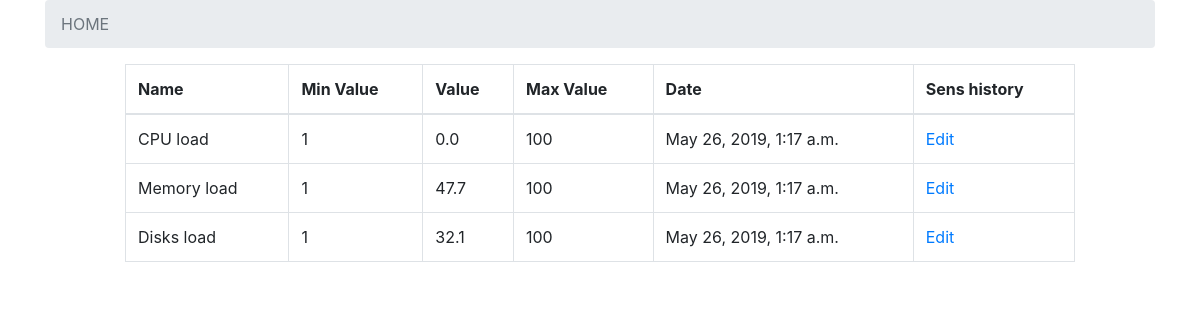
The page / on the database its author committed.
### api/models.py (models this page shows, shortened)
class Sensor(models.Model):
    name = models.CharField(max_length=100)
    min_value = models.IntegerField()
    max_value = models.IntegerField()
    slug = models.SlugField(unique=True, null=True)

class SensorHistory(models.Model):
    date = models.DateTimeField(auto_now_add=True, blank=True)
    value = models.CharField(max_length=400)
    sensor = models.ForeignKey(Sensor, on_delete=models.CASCADE, related_name='sensor_history')

### index/views.py (the view)
# urls.py: path('', views.index, name="index"),
def index(request):
    sensors = models.Sensor.objects.all()
    global breadcrumb
    if len(breadcrumb) > 1:
        breadcrumb = {'HOME': 'index'}
    bc = breadcrumb_dict({'HOME': 'index'})
    context = {'sensors': sensors, 'breadcrumb': breadcrumb, 'bc': bc}
    return render(request, template_name='index.html', context=context)

### index/views.py (called while the page is built)
def breadcrumb_dict(*args):
    result = {}
    for each in args:
        for i in each:
            result[i] = each[i]
    return result

### index/templates/index.html
{% extends "base.html" %}
{% load static %}
{% block head %}
<link rel="stylesheet" href="{% static '/css/index.css' %}" />
{% endblock head %}
{% block content %}
<div class="row justify-content-center">
    <table class="table table-bordered  col-xl-10 col-md-10 col-sm-12 col-12">
        <thead>
            <tr>
                <th>Name</th>
                <th>Min Value</th>
                <th>Value</th>
                <th>Max Value</th>
                <th>Date</th>
                <th>Sens history</th>
            </tr>
        </thead>
        <tbody>
            {% for each in sensors %}
            <tr>
                <td>{{ each.name }}</td>
                <td>{{ each.min_value }}</td>
                <td>{{ each.sensor_history.last.value }}</td>
                <td>{{ each.max_value }}</td>
                <td>{{ each.sensor_history.last.date }}</td>
                <td><a href="{% url 'sens_item' each.slug %}">Edit</a> </td>
            </tr>
            {% endfor %}
        </tbody>
    </table>
</div>
{% endblock content %}

### index/templates/base.html (shortened to what this page needs)
{% load static %}
{% load django_bootstrap_breadcrumbs %}
<!DOCTYPE html>
<html lang="en">
<head>
    <link rel="stylesheet" href="https://stackpath.bootstrapcdn.com/bootstrap/4.3.1/css/bootstrap.min.css"
>
    <link rel="stylesheet" href="{% static "css/main.css" %}" />
    {% block head %}
    {% endblock head %}
</head>
<body class="container-fluid">
    <div class="container justify-content-center">
        <nav>
            <ol class="breadcrumb">
                {% for each, value in breadcrumb.items %}
                <li class="breadcrumb-item {% if forloop.last %} active {% endif %}">
                    {% if forloop.last %}
                    {{ each }}
                    {% elif forloop.first %}
                    <a href="{% url 'index' %}">HOME</a>
                    {% else %}
                    <a href="{% url value slug %}">{{ each }}</a>
                    {% endif %}
                </li>
                {% endfor %}
            </ol>
        </nav>
        {% block content %}
        {% endblock content %}
    </div>
</body>
</html>

### rows shown on the page
Sensor: name "CPU load", min_value "1", sensor_history.last.value "0.0", max_value "100", sensor_history.last "May 26, 2019, 1:17 a.m."
Sensor: name "Memory load", min_value "1", sensor_history.last.value "47.7", max_value "100", sensor_history.last "May 26, 2019, 1:17 a.m."
Sensor: name "Disks load", min_value "1", sensor_history.last.value "32.1", max_value "100", sensor_history.last "May 26, 2019, 1:17 a.m."

### other values the page prints
{{ each }} "HOME"
